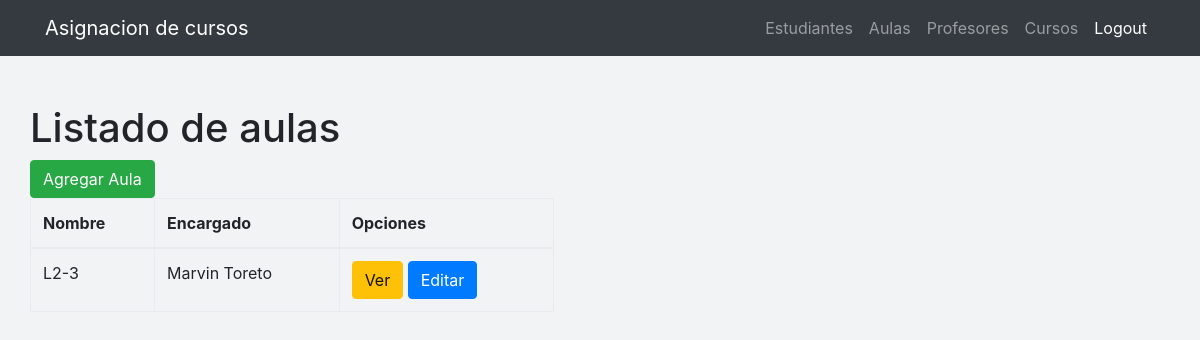
Page /aula/list/ (signed in) on the earlier database version.
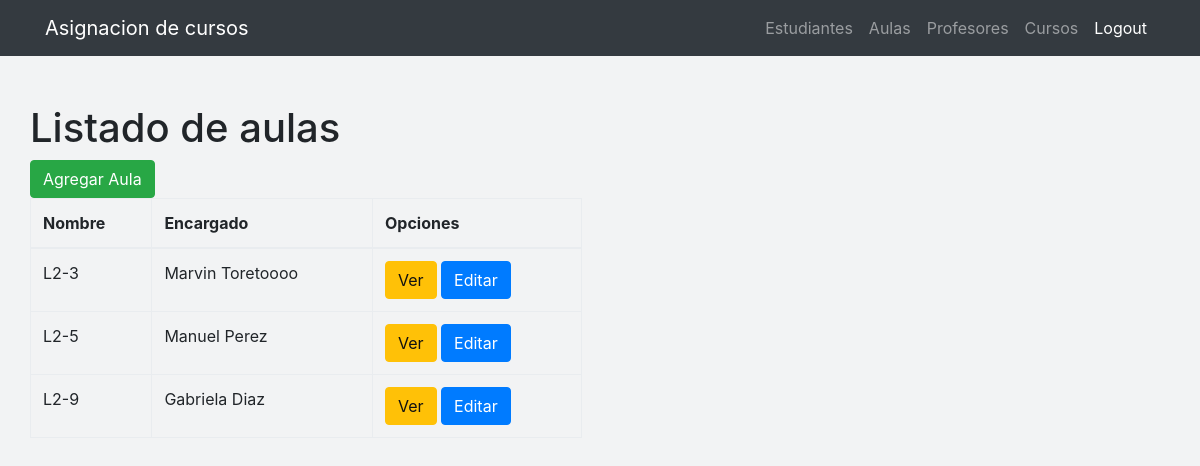
Same page on the later database version.
### estudiantes/models.py (models this page shows, shortened)
class Aula(models.Model):
    nombre = models.CharField(max_length=50)
    encargado = models.CharField(max_length=50)

### estudiantes/views.py (the view)
# urls.py: url(r'^aula/list/$', views.aula_list, name='aula_list'),
@login_required
def aula_list(request):
    aulas = Aula.objects.all()
    return render(request, 'estudiantes/aula_list.html', {'aulas': aulas})

### estudiantes/templates/estudiantes/aula_list.html (shortened to what this page needs)
{% extends 'estudiantes/base.html' %}
{% block content %}
<div class="portlet-body">
  <div class="portlet-title">
    <h1>Listado de aulas</h1>
  </div>
  <div class="row">
    <div class="col-md-6">
      <div class="btn-group">
        <a href="{% url 'aula_nuevo'%}">
          <button id="sample_editable_1_new" class="btn btn-success">
            Agregar Aula
          </button>
        </a>
      </div>
    </div>
<div class="col-md-12 col-sm-12 col-xs-12" >
  <div class="table-responsive">
    <table class="table table-bordered ">
      <thead>
        <tr role="row" class="">
          <th>Nombre</th>
          <th>Encargado</th>
          <th>Opciones</th>
        </tr>
      </thead>
      <tbody>
        {% for aula in aulas %}
        <tr>
            <td>{{ aula.nombre }}</td>
            <td>{{ aula.encargado }}</td>
            <td>
              <a href="{% url 'aula_ver' pk=aula.pk %}" class="btn btn-warning">Ver</a>
              <a href="{% url 'aula_editar' pk=aula.pk %}" class="btn btn-primary">Editar</a>
            </td>
        </tr>
        {% endfor %}
      </tbody>
    </table>
  </div>
</div>
</div>
</div>
{% endblock %}

Differences in the rows shown:
changed Aula: encargado "Marvin Toreto" → "Marvin Toretoooo"
added Aula: nombre "L2-5", encargado "Manuel Perez"
added Aula: nombre "L2-9", encargado "Gabriela Diaz"
